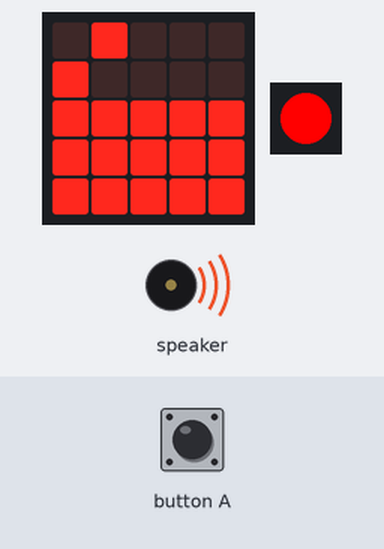
Bench run of a program on a simulated Calliope mini (MakeCode). On the bench: the board's 5×5 LED display, 1 RGB LEDs in strip order, left to right, buzzer (waves = sounding). Inputs (shaded band) come from the test bench.

Above: at 1.5 s.
1.6 s: button A pressed for 1.15 s
At 2.9 s:
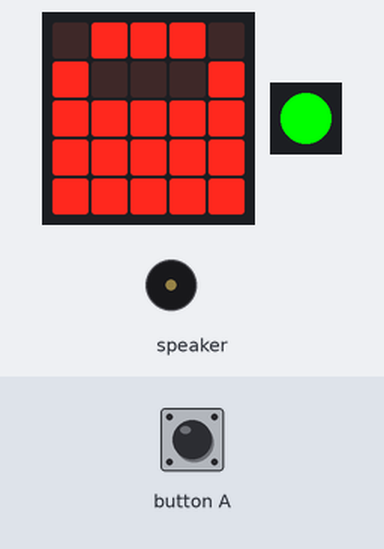
At 3.9 s:
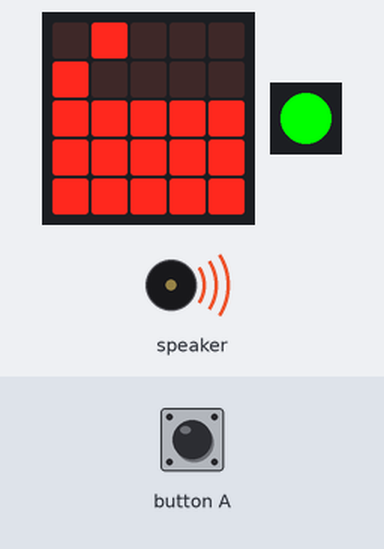
Timing chart, 0 to 11.0 s (numbered marks = the images above; inputs shaded):
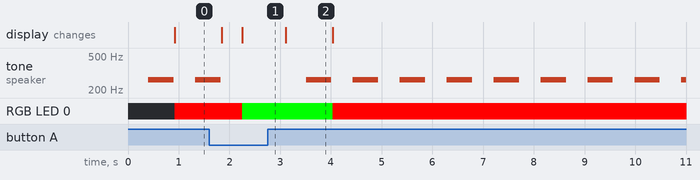

Measured:
- after the input at 1.6 s, RGB LED 0: RGB(255, 0, 0) → RGB(0, 255, 0) after 0.65 s, → RGB(255, 0, 0) 1.8 s later; the display: first changes after 0.25 s (image 1 shows a later state)
- by itself, tone on speaker: repeats every 0.93 s: 262 Hz 0.50 s, silent 0.43 s
- what the display in image 2 shows lasts 0.9 s, from 3.1 s to 4.0 s

The program:

Keksdose.py
```python
def on_forever():
    if input.button_is_pressed(Button.A):
        basic.show_leds("""
            . # # # .
            # . . . #
            # # # # #
            # # # # #
            # # # # #
            """)
        basic.set_led_color(0x00ff00)
    else:
        basic.show_leds("""
            . # . . .
            # . . . .
            # # # # #
            # # # # #
            # # # # #
            """)
        music.play_tone(262, music.beat(BeatFraction.WHOLE))
        basic.set_led_color(0xff0000)
basic.forever(on_forever)
```
